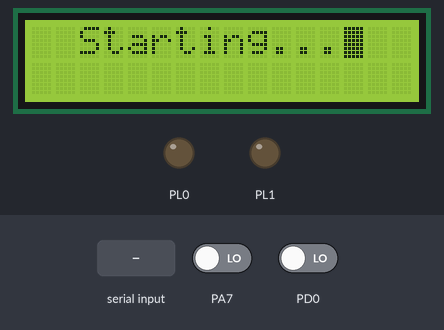
Recording of a program running on a simulated ATmega2560, built with avr-gcc and emulated at 16 MHz. Shown: 20×4 character LCD, output pins drawn as LEDs (lit = HIGH). Wiring (inferred from the names in the program): character LCD (HD44780): RS PA5; R/W PA6; E PA4; data PA0, PA1, PA2, PA3. Inputs (shaded band) come from the test bench; at power-on: PD0 LOW, PA7 LOW. Pins used as bus, display or sensor lines are not drawn.

Above: at 3.8 s.
3.9 s: "30,150\n" received over Serial
At 7.3 s:
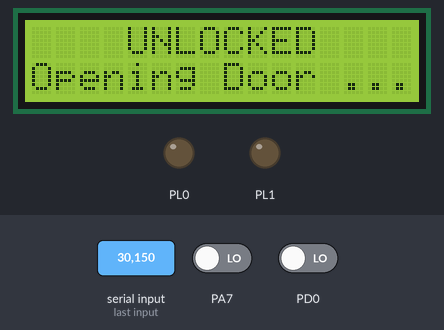
9.9 s: PD0 driven HIGH
At 15.7 s:
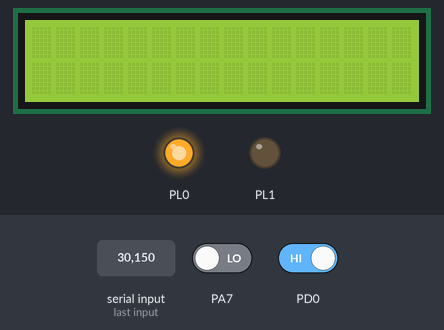
18.9 s: byte 49 (49) received over Serial
At 20.7 s:
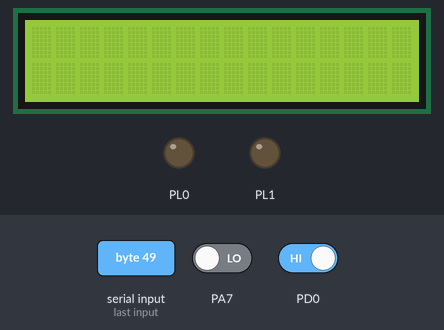
Timing chart, 0 to 26.2 s (numbered marks = the images above; inputs shaded):
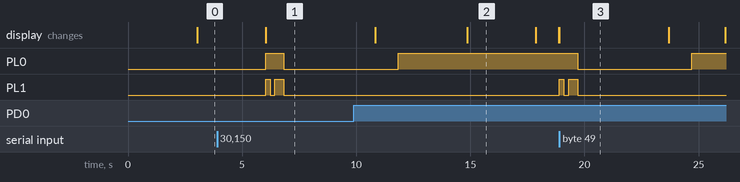

The program:

main.c
```c
/*
 * GccApplication4.c
 *
 * Created: 10/29/2022 9:22:37 PM
 * Author : Arosha
 */

#define F_CPU 16000000UL
#define BAUD 9600
#define UBRR_VALUE ((F_CPU/16/BAUD)-1)
#define BSIZE 128
#include <avr/io.h>
#include <avr/interrupt.h>
#include <util/delay.h>
#include "lcd.h"
#include "lcd.c"
#include "utils.h"
#include "spi.h"
#include "spi.c"
#include "mfrc522.h"
#include "mfrc522.c"

volatile int rxFlag=0;
void action(void);
void door_action(void);
void door_action_error(void);
uint8_t SelfTestBuffer[64];
int Database_Status =0;

void initUSART(void)
{
	UBRR0H = (unsigned char)(UBRR_VALUE>>8);
	UBRR0L = (unsigned char)(UBRR_VALUE);
	UCSR0B = (1<<RXCIE0)|(1<<RXEN0)|(1<<TXEN0);
	UCSR0C = (3<<UCSZ00);

	sei();
}


void transmitUSART(unsigned char data)
{
	while(!(UCSR0A & (1<<UDRE0)));
	UDR0 = data;
}

unsigned char receiveUSART(void)
{
	while(!(UCSR0A & (1<<RXC0)));
	return UDR0;
}

int main()
{
	_delay_ms(3000);
	LCDInit(LS_BLINK);
	LCDWriteStringXY(2,0,"Starting...");
	_delay_ms(3000);
	EICRA |= 0x03;
	EIMSK |= 0x01;
	sei();

	initUSART();
	volatile unsigned rxData;

	DDRL |= 0B00000011;
	PORTL |= 0B00000001;
	uint8_t byte;
	uint8_t str[MAX_LEN];

	LCDWriteStringXY(2,0,"RFID Reader");
	LCDWriteStringXY(5,1,VERSION_STR);


	spi_init();
	_delay_ms(1000);
	LCDClear();

	//init reader
	mfrc522_init();

	//check version of the reader
	byte = mfrc522_read(VersionReg);
	if(byte == 0x92)
	{
		LCDWriteStringXY(1,0,"MIFARE RC522v2");
		LCDWriteStringXY(4,1,"Detected");
		LCDCur();
	}else if(byte == 0x91 || byte==0x90)
	{
		LCDWriteStringXY(1,0,"MIFARE RC522v1");
		LCDWriteStringXY(4,1,"Detected");
		LCDCur();
	}else
	{
		LCDWriteStringXY(0,0,"No reader found");
	}

	_delay_ms(1500);
	LCDClear();

	while(1){

		if (Database_Status==1)
		{
			LCDClear();
			LCDWriteStringXY(1,0,"Show Your Card ");
			LCDCur();   //stop cursor blinking
			byte = mfrc522_read(ComIEnReg);
			mfrc522_write(ComIEnReg,byte|0x20);
			byte = mfrc522_read(DivIEnReg);
			mfrc522_write(DivIEnReg,byte|0x80);
			byte = mfrc522_request(PICC_REQALL,str);
			if(byte == CARD_FOUND)
			{
				byte = mfrc522_get_card_serial(str);
				if(byte == CARD_FOUND)
				{
					_delay_ms(10);
					for(int i=0;i<4;i++)
					{
						rxData =str[i];
						transmitUSART(rxData);
					}
				}
				else
				{
					LCDClear();
					LCDWriteStringXY(5,0,"Error");
				}
			}
		}
		else
		{
			_delay_ms(1000);
			LCDClear();
			LCDWriteStringXY(2,0,"Database Not");
			LCDWriteStringXY(5,1,"Found");
			LCDCur();
		}
	}
	return 0;
}
void door_action(void)
{
	LCDWriteStringXY(0,1,"Opening Door ...");
	PORTL |= 0B00000010;
	_delay_ms(200);
	PORTL &= 0B00000001;
	_delay_ms(200);
	PORTL |= 0B00000010;
	_delay_ms(400);
	PORTL &= 0B00000000;  //Relay
	_delay_ms(4000);
	LCDWriteStringXY(0,1,"Closing Door ...");
	LCDCur();
	_delay_ms(1000);
	PORTL |= 0B00000001;
}
void door_action_error(void)
{
	LCDWriteStringXY(0,0,"Access denied !");
	LCDWriteStringXY(3,1,"Locked ...   ");
	LCDCur();
	PORTL |= 0B00000010;  //Buzzer
	_delay_ms(300);
	PORTL &= 0B00000001;
	_delay_ms(200);
	PORTL |= 0B00000010;
	_delay_ms(300);
	PORTL &= 0B00000001;
	_delay_ms(200);
	PORTL |= 0B00000010;
	_delay_ms(300);
	PORTL &= 0B00000001;
	_delay_ms(200);
	PORTL |= 0B00000010;
	_delay_ms(300);
	PORTL &= 0B00000001;
}
void action(void)
{
	volatile unsigned rxData2;
	rxData2 = receiveUSART();

	if(rxData2 == 51)
	{
		Database_Status = 1;
	}
	else
	{
		if(rxData2 == 49)
		{
			LCDClear();
			LCDWriteStringXY(4,0,"UNLOCKED");
			door_action();
		}
		else
		{
			if (rxData2 == 50)
			{
				LCDClear();
				LCDWriteStringXY(3,0,"LOCKED");
				door_action_error();
			}
			else
			{
				LCDClear();
				Database_Status = 1;
			}

		}
	}
}
ISR (USART0_RX_vect)
{
	action();
}
```

mfrc522.c
```c
#include "mfrc522.h"
#include "spi.h"

#if 1
#include "lcd.h"
#endif

void mfrc522_init()
{
	uint8_t byte;
	mfrc522_reset();

	mfrc522_write(TModeReg, 0x8D);
    mfrc522_write(TPrescalerReg, 0x3E);
    mfrc522_write(TReloadReg_1, 30);
    mfrc522_write(TReloadReg_2, 0);
	mfrc522_write(TxASKReg, 0x40);
	mfrc522_write(ModeReg, 0x3D);

	byte = mfrc522_read(TxControlReg);
	if(!(byte&0x03))
	{
		mfrc522_write(TxControlReg,byte|0x03);
	}
}

void mfrc522_write(uint8_t reg, uint8_t data)
{
	ENABLE_CHIP();
	spi_transmit((reg<<1)&0x7E);
	spi_transmit(data);
	DISABLE_CHIP();
}

uint8_t mfrc522_read(uint8_t reg)
{
	uint8_t data;
	ENABLE_CHIP();
	spi_transmit(((reg<<1)&0x7E)|0x80);
	data = spi_transmit(0x00);
	DISABLE_CHIP();
	return data;
}

void mfrc522_reset()
{
	mfrc522_write(CommandReg,SoftReset_CMD);
}

uint8_t	mfrc522_request(uint8_t req_mode, uint8_t * tag_type)
{
	uint8_t  status;
	uint32_t backBits;//The received data bits

	mfrc522_write(BitFramingReg, 0x07);//TxLastBists = BitFramingReg[2..0]	???

	tag_type[0] = req_mode;
	status = mfrc522_to_card(Transceive_CMD, tag_type, 1, tag_type, &backBits);

	if ((status != CARD_FOUND) || (backBits != 0x10))
	{
		status = ERROR;
	}

	return status;
}

uint8_t mfrc522_to_card(uint8_t cmd, uint8_t *send_data, uint8_t send_data_len, uint8_t *back_data, uint32_t *back_data_len)
{
	uint8_t status = ERROR;
    uint8_t irqEn = 0x00;
    uint8_t waitIRq = 0x00;
    uint8_t lastBits;
    uint8_t n;
    uint8_t	tmp;
    uint32_t i;

    switch (cmd)
    {
        case MFAuthent_CMD:		//Certification cards close
		{
			irqEn = 0x12;
			waitIRq = 0x10;
			break;
		}
		case Transceive_CMD:	//Transmit FIFO data
		{
			irqEn = 0x77;
			waitIRq = 0x30;
			break;
		}
		default:
			break;
    }

    //mfrc522_write(ComIEnReg, irqEn|0x80);	//Interrupt request
    n=mfrc522_read(ComIrqReg);
    mfrc522_write(ComIrqReg,n&(~0x80));//clear all interrupt bits
    n=mfrc522_read(FIFOLevelReg);
    mfrc522_write(FIFOLevelReg,n|0x80);//flush FIFO data

	mfrc522_write(CommandReg, Idle_CMD);	//NO action; Cancel the current cmd???

	//Writing data to the FIFO
    for (i=0; i<send_data_len; i++)
    {
		mfrc522_write(FIFODataReg, send_data[i]);
	}

	//Execute the cmd
	mfrc522_write(CommandReg, cmd);
    if (cmd == Transceive_CMD)
    {
		n=mfrc522_read(BitFramingReg);
		mfrc522_write(BitFramingReg,n|0x80);
	}

	//Waiting to receive data to complete
	i = 2000;	//i according to the clock frequency adjustment, the operator M1 card maximum waiting time 25ms???
    do
    {
		//CommIrqReg[7..0]
		//Set1 TxIRq RxIRq IdleIRq HiAlerIRq LoAlertIRq ErrIRq TimerIRq
        n = mfrc522_read(ComIrqReg);
        i--;
    }
    while ((i!=0) && !(n&0x01) && !(n&waitIRq));

	tmp=mfrc522_read(BitFramingReg);
	mfrc522_write(BitFramingReg,tmp&(~0x80));

    if (i != 0)
    {
        if(!(mfrc522_read(ErrorReg) & 0x1B))	//BufferOvfl Collerr CRCErr ProtecolErr
        {
            status = CARD_FOUND;
            if (n & irqEn & 0x01)
            {
				status = CARD_NOT_FOUND;			//??
			}

            if (cmd == Transceive_CMD)
            {
               	n = mfrc522_read(FIFOLevelReg);
              	lastBits = mfrc522_read(ControlReg) & 0x07;
                if (lastBits)
                {
					*back_data_len = (n-1)*8 + lastBits;
				}
                else
                {
					*back_data_len = n*8;
				}

                if (n == 0)
                {
					n = 1;
				}
                if (n > MAX_LEN)
                {
					n = MAX_LEN;
				}

				//Reading the received data in FIFO
                for (i=0; i<n; i++)
                {
					back_data[i] = mfrc522_read(FIFODataReg);
				}
            }
        }
        else
        {
			status = ERROR;
		}

    }

    //SetBitMask(ControlReg,0x80);           //timer stops
    //mfrc522_write(cmdReg, PCD_IDLE);

    return status;
}


uint8_t mfrc522_get_card_serial(uint8_t * serial_out)
{
	uint8_t status;
    uint8_t i;
	uint8_t serNumCheck=0;
    uint32_t unLen;

	mfrc522_write(BitFramingReg, 0x00);		//TxLastBists = BitFramingReg[2..0]

    serial_out[0] = PICC_ANTICOLL;
    serial_out[1] = 0x20;
    status = mfrc522_to_card(Transceive_CMD, serial_out, 2, serial_out, &unLen);

    if (status == CARD_FOUND)
	{
		//Check card serial number
		for (i=0; i<4; i++)
		{
		 	serNumCheck ^= serial_out[i];
		}
		if (serNumCheck != serial_out[i])
		{
			status = ERROR;
		}
    }
    return status;
}
```

mfrc522.h
```c
#ifndef MFRC522_H
#define MFRC522_H

#include <stdint.h>
#include "mfrc522_cmd.h"
#include "mfrc522_reg.h"

#define CARD_FOUND		1
#define CARD_NOT_FOUND	2
#define ERROR			3

#define MAX_LEN			16

//Card types
#define Mifare_UltraLight 	0x4400
#define Mifare_One_S50		0x0400
#define Mifare_One_S70		0x0200
#define Mifare_Pro_X		0x0800
#define Mifare_DESFire		0x4403

// Mifare_One card command word
# define PICC_REQIDL          0x26               // find the antenna area does not enter hibernation
# define PICC_REQALL          0x52               // find all the cards antenna area
# define PICC_ANTICOLL        0x93               // anti-collision
# define PICC_SElECTTAG       0x93               // election card
# define PICC_AUTHENT1A       0x60               // authentication key A
# define PICC_AUTHENT1B       0x61               // authentication key B
# define PICC_READ            0x30               // Read Block
# define PICC_WRITE           0xA0               // write block
# define PICC_DECREMENT       0xC0               // debit
# define PICC_INCREMENT       0xC1               // recharge
# define PICC_RESTORE         0xC2               // transfer block data to the buffer
# define PICC_TRANSFER        0xB0               // save the data in the buffer
# define PICC_HALT            0x50               // Sleep

void mfrc522_init();
void mfrc522_reset();
void mfrc522_write(uint8_t reg, uint8_t data);
uint8_t mfrc522_read(uint8_t reg);
uint8_t	mfrc522_request(uint8_t req_mode, uint8_t * tag_type);
uint8_t mfrc522_to_card(uint8_t cmd, uint8_t *send_data, uint8_t send_data_len, uint8_t *back_data, uint32_t *back_data_len);
uint8_t mfrc522_get_card_serial(uint8_t * serial_out);

#endif
```

mfrc522_cmd.h
```c
#ifndef MFRC522_CMD_H
#define MFRC522_CMD_H

//command set
#define Idle_CMD 				0x00
#define Mem_CMD					0x01
#define GenerateRandomId_CMD	0x02
#define CalcCRC_CMD				0x03
#define Transmit_CMD			0x04
#define NoCmdChange_CMD			0x07
#define Receive_CMD				0x08
#define Transceive_CMD			0x0C
#define Reserved_CMD			0x0D
#define MFAuthent_CMD			0x0E
#define SoftReset_CMD			0x0F

#endif
```

mfrc522_reg.h
```c
#ifndef _MFRC522_REG_H
#define _MFRC522_REG_H

//Page 0 ==> Command and Status
#define Page0_Reserved_1 	0x00
#define CommandReg			0x01
#define ComIEnReg			0x02
#define DivIEnReg			0x03
#define ComIrqReg			0x04
#define DivIrqReg			0x05
#define ErrorReg			0x06
#define Status1Reg			0x07
#define Status2Reg			0x08
#define FIFODataReg			0x09
#define FIFOLevelReg		0x0A
#define WaterLevelReg		0x0B
#define ControlReg			0x0C
#define BitFramingReg		0x0D
#define CollReg				0x0E
#define Page0_Reserved_2	0x0F

//Page 1 ==> Command
#define Page1_Reserved_1	0x10
#define ModeReg				0x11
#define TxModeReg			0x12
#define RxModeReg			0x13
#define TxControlReg		0x14
#define TxASKReg			0x15
#define TxSelReg			0x16
#define RxSelReg			0x17
#define RxThresholdReg		0x18
#define	DemodReg			0x19
#define Page1_Reserved_2	0x1A
#define Page1_Reserved_3	0x1B
#define MfTxReg				0x1C
#define MfRxReg				0x1D
#define Page1_Reserved_4	0x1E
#define SerialSpeedReg		0x1F

//Page 2 ==> CFG
#define Page2_Reserved_1	0x20
#define CRCResultReg_1		0x21
#define CRCResultReg_2		0x22
#define Page2_Reserved_2	0x23
#define ModWidthReg			0x24
#define Page2_Reserved_3	0x25
#define RFCfgReg			0x26
#define GsNReg				0x27
#define CWGsPReg			0x28
#define ModGsPReg			0x29
#define TModeReg			0x2A
#define TPrescalerReg		0x2B
#define TReloadReg_1		0x2C
#define TReloadReg_2		0x2D
#define TCounterValReg_1	0x2E
#define TCounterValReg_2 	0x2F

//Page 3 ==> TestRegister
#define Page3_Reserved_1 	0x30
#define TestSel1Reg			0x31
#define TestSel2Reg			0x32
#define TestPinEnReg		0x33
#define TestPinValueReg		0x34
#define TestBusReg			0x35
#define AutoTestReg			0x36
#define VersionReg			0x37
#define AnalogTestReg		0x38
#define TestDAC1Reg			0x39
#define TestDAC2Reg			0x3A
#define TestADCReg			0x3B
#define Page3_Reserved_2 	0x3C
#define Page3_Reserved_3	0x3D
#define Page3_Reserved_4	0x3E
#define Page3_Reserved_5	0x3F

#endif
```

myutils.h
```c
#ifndef MYUTILS_H
 #define MYUTILS_H

 #define _CONCAT(a,b) a##b
 #define PORT(x) _CONCAT(PORT,x)
 #define PIN(x) _CONCAT(PIN,x)
 #define DDR(x) _CONCAT(DDR,x)

#endif
```

spi.c
```c
#include "spi.h"

#if SPI_CONFIG_AS_MASTER
void spi_init()
{
	SPI_DDR = (1<<SPI_MOSI)|(1<<SPI_SCK)|(1<<SPI_SS);
	SPCR = (1<<SPE)|(1<<MSTR)|(1<<SPR0);//prescaler 16
}


uint8_t spi_transmit(uint8_t data)
{
	SPDR = data;
	while(!(SPSR & (1<<SPIF)));

	return SPDR;
}

#else
void spi_init()
{
	SPI_DDR = (1<<SPI_MISO);
	SPCR = (1<<SPE);
}

uint8_t spi_transmit(uint8_t data)
{
	while(!(SPSR & (1<<SPIF)));
	return SPDR;
}
#endif
```

spi.h
```c
#ifndef SPI_H
#define SPI_H

#include "spi_config.h"
#include "stdint.h"
//#include "spi2.h"

void spi_init();
uint8_t spi_transmit(uint8_t data);

#define ENABLE_CHIP() (SPI_PORT &= (~(1<<SPI_SS)))
#define DISABLE_CHIP() (SPI_PORT |= (1<<SPI_SS))


#endif
```

utils.h
```c
#ifndef UTILS_H
#define UTILS_H

#define VERSION_STR "1.0.0"

#endif
```

spi_config.h
```c
#ifndef SPI_CONFIG_H
#define SPI_CONFIG_H

#include <avr/io.h>

/*
 * Set to 1, spi api will work in master mode
 * else in slave mode
 */
#define SPI_CONFIG_AS_MASTER 	1


/*
 * Config SPI pin diagram
 */
#define SPI_DDR		DDRB
#define SPI_PORT	PORTB
#define SPI_PIN		PINB
#define SPI_MOSI	PB2
#define SPI_MISO	PB3
#define SPI_SS		PB0
#define SPI_SCK		PB1

#endif
```

lcd.h
```c
#include <avr/io.h>

#include <util/delay.h>

#include "myutils.h"

#ifndef _LCD_H
#define _LCD_H


/*_________________________________________________________________________________________*/

/************************************************
	LCD CONNECTIONS
*************************************************/

#define LCD_DATA A			//Port PD0-PD3 are connected to D4-D7
#define LCD_DATA_POS 0

#define LCD_E A 			//Enable/strobe signal
#define LCD_E_POS PA4		//Position of enable in above port

#define LCD_RS A			//RS SIGNAL
#define LCD_RS_POS PA5

#define LCD_RW A			//RW SIGNAL
#define LCD_RW_POS PA6

/***********************************************

LCD Type Selection
Uncomment Just one of them

************************************************/

//#define LCD_TYPE_202	//For 20 Chars by 2 lines

//#define LCD_TYPE_204	//For 20 Chars by 4 lines

#define LCD_TYPE_162	//For 16 Chars by 2 lines

//#define LCD_TYPE_164	//For 16 Chars by 4 lines


//************************************************


//************************************************

#define LS_BLINK 0x01
#define LS_ULINE 0x02
#define LS_NONE	 0B00000000


/***************************************************
			F U N C T I O N S
****************************************************/


void LCDInit(uint8_t style);
void LCDWriteString(const char *msg);
void LCDWriteInt(int val,unsigned int field_length);
void LCDGotoXY(uint8_t x,uint8_t y);
void LCDHexDumpXY(uint8_t x, uint8_t y,uint8_t d);

//Low level
void LCDByte(uint8_t,uint8_t);
#define LCDCmd(c) (LCDByte(c,0))
#define LCDData(d) (LCDByte(d,1))

void LCDBusyLoop();


/***************************************************
			F U N C T I O N S     E N D
****************************************************/


/***************************************************
	M A C R O S
***************************************************/
#define LCDClear() LCDCmd(0x01);
#define LCDHome() LCDCmd(0x02);
#define LCDCur() LCDCmd(0x0C);

#define LCDWriteStringXY(x,y,msg) {\
 LCDGotoXY(x,y);\
 LCDWriteString(msg);\
}

#define LCDWriteIntXY(x,y,val,fl) {\
 LCDGotoXY(x,y);\
 LCDWriteInt(val,fl);\
}
/***************************************************/


/*_________________________________________________________________________________________*/
#endif
```

Source omitted: lcd.c (6107 bytes)

Measured:
- after the input at 3.9 s, PL1: LOW → HIGH after 2.1 s, → LOW 0.20 s later, → HIGH 0.20 s later, → LOW 0.40 s later; the display: first differs from a run without the input after 2.1 s (image 1)
- after the input at 18.9 s, PL0: HIGH → LOW after 0.80 s, → HIGH 5.0 s later; PL1: LOW → HIGH at once, → LOW 0.20 s later, → HIGH 0.20 s later, → LOW 0.40 s later
